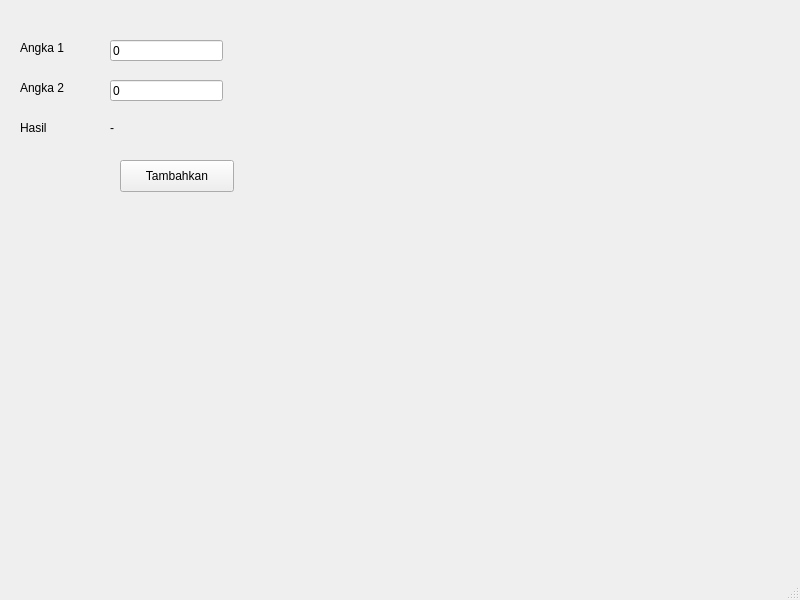
<?xml version="1.0" encoding="UTF-8"?>
<ui version="4.0">
 <class>MainWindow</class>
 <widget class="QMainWindow" name="MainWindow">
  <property name="geometry">
   <rect>
    <x>0</x>
    <y>0</y>
    <width>800</width>
    <height>600</height>
   </rect>
  </property>
  <property name="windowTitle">
   <string>MainWindow</string>
  </property>
  <widget class="QWidget" name="centralwidget">
   <widget class="QPushButton" name="tambahButton">
    <property name="geometry">
     <rect>
      <x>120</x>
      <y>160</y>
      <width>114</width>
      <height>32</height>
     </rect>
    </property>
    <property name="text">
     <string>Tambahkan</string>
    </property>
   </widget>
   <widget class="QLabel" name="label">
    <property name="geometry">
     <rect>
      <x>20</x>
      <y>40</y>
      <width>60</width>
      <height>16</height>
     </rect>
    </property>
    <property name="text">
     <string>Angka 1</string>
    </property>
   </widget>
   <widget class="QLineEdit" name="angka1LineEdit">
    <property name="geometry">
     <rect>
      <x>110</x>
      <y>40</y>
      <width>113</width>
      <height>21</height>
     </rect>
    </property>
    <property name="text">
     <string>0</string>
    </property>
   </widget>
   <widget class="QLabel" name="label_2">
    <property name="geometry">
     <rect>
      <x>20</x>
      <y>80</y>
      <width>60</width>
      <height>16</height>
     </rect>
    </property>
    <property name="text">
     <string>Angka 2</string>
    </property>
   </widget>
   <widget class="QLineEdit" name="angka2LineEdit">
    <property name="geometry">
     <rect>
      <x>110</x>
      <y>80</y>
      <width>113</width>
      <height>21</height>
     </rect>
    </property>
    <property name="text">
     <string>0</string>
    </property>
   </widget>
   <widget class="QLabel" name="label_3">
    <property name="geometry">
     <rect>
      <x>20</x>
      <y>120</y>
      <width>60</width>
      <height>16</height>
     </rect>
    </property>
    <property name="text">
     <string>Hasil</string>
    </property>
   </widget>
   <widget class="QLabel" name="hasilLabel">
    <property name="geometry">
     <rect>
      <x>110</x>
      <y>120</y>
      <width>60</width>
      <height>16</height>
     </rect>
    </property>
    <property name="text">
     <string>-</string>
    </property>
   </widget>
  </widget>
  <widget class="QMenuBar" name="menubar">
   <property name="geometry">
    <rect>
     <x>0</x>
     <y>0</y>
     <width>800</width>
     <height>22</height>
    </rect>
   </property>
  </widget>
  <widget class="QStatusBar" name="statusbar"/>
 </widget>
 <resources/>
 <connections>
  <connection>
   <sender>tambahButton</sender>
   <signal>clicked()</signal>
   <receiver>hasilLabel</receiver>
   <slot>clear()</slot>
   <hints>
    <hint type="sourcelabel">
     <x>176</x>
     <y>197</y>
    </hint>
    <hint type="destinationlabel">
     <x>139</x>
     <y>149</y>
    </hint>
   </hints>
  </connection>
 </connections>
</ui>
